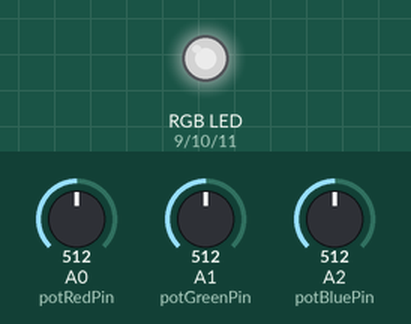
The sketch below on a simulated Arduino Uno, built with avr-gcc and run on an emulated ATmega328P. Shown: an RGB LED mixed from three pins (HIGH = lit). The test bench sets the inputs (shaded band); at power-on: A0 (potRedPin) = 512, A1 (potGreenPin) = 512, A2 (potBluePin) = 512. Dim RGB values are drawn brighter than linear.

Above: at 1.2 s.
1.3 s: A0 (potRedPin) set to 716
At 1.8 s:
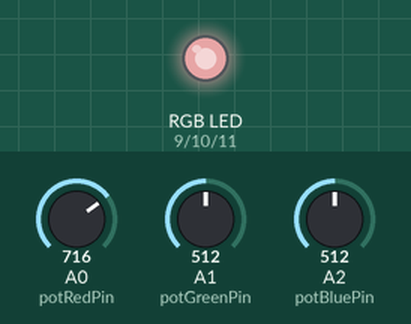
2.8 s: A1 (potGreenPin) set to 716
At 4.0 s:
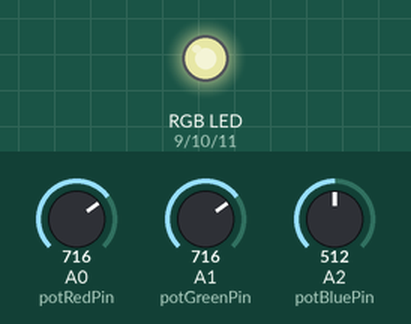
4.3 s: A2 (potBluePin) set to 716
At 5.3 s:
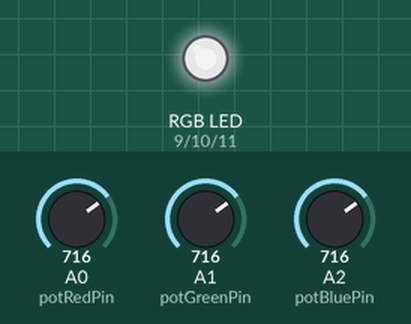
5.8 s: A0 (potRedPin) set to 900
At 6.5 s:
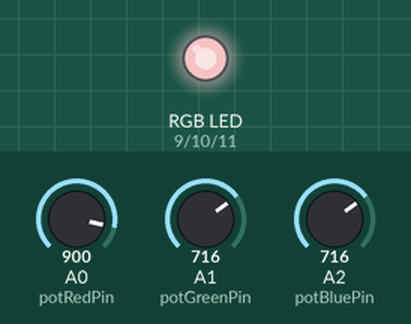
7.3 s: A1 (potGreenPin) set to 900
At 7.6 s:
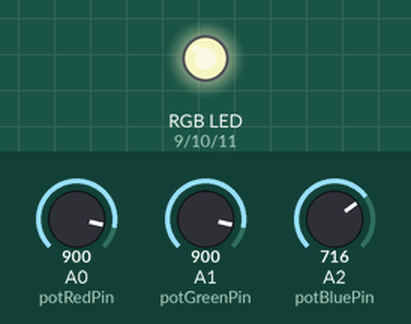
8.8 s: A2 (potBluePin) set to 900
At 9.9 s:
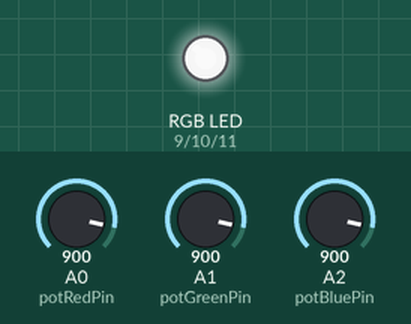
Timing chart, 0 to 11.3 s (numbered marks = the images above; inputs shaded):
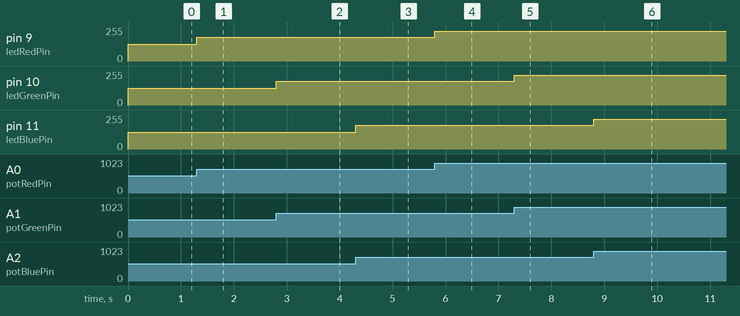

Measured:
- after the input at 1.3 s, pin 9 (ledRedPin): 127/255 → 178/255 at once
- after the input at 2.8 s, pin 10 (ledGreenPin): 127/255 → 178/255 at once
- after the input at 4.3 s, pin 11 (ledBluePin): 127/255 → 178/255 at once
- after the input at 5.8 s, pin 9 (ledRedPin): 178/255 → 224/255 at once
- after the input at 7.3 s, pin 10 (ledGreenPin): 178/255 → 224/255 at once
- after the input at 8.8 s, pin 11 (ledBluePin): 178/255 → 224/255 at once

The sketch:

H1.ino
```cpp
const int potRedPin = A0;
const int potGreenPin = A1;
const int potBluePin = A2;

const int ledRedPin = 9;
const int ledGreenPin = 10;
const int ledBluePin = 11;

int redPotValue = 0;
int greenPotValue = 0;
int bluePotValue = 0;


void setup() {
  pinMode(ledRedPin, OUTPUT);
  pinMode(ledGreenPin, OUTPUT);
  pinMode(ledBluePin, OUTPUT);

  pinMode(potRedPin, INPUT);
  pinMode(potGreenPin, INPUT);
  pinMode(potBluePin, INPUT);

}

void updateColorChannel(int inPin, int outPin, int& potValue) {
  potValue = analogRead(inPin);
  int newPotValue = map(potValue, 0, 1023, 0, 255);
  analogWrite(outPin, newPotValue);
}

void loop() {
  updateColorChannel(potRedPin, ledRedPin, redPotValue);
  updateColorChannel(potGreenPin, ledGreenPin, greenPotValue);
  updateColorChannel(potBluePin, ledBluePin, bluePotValue);
}
```
